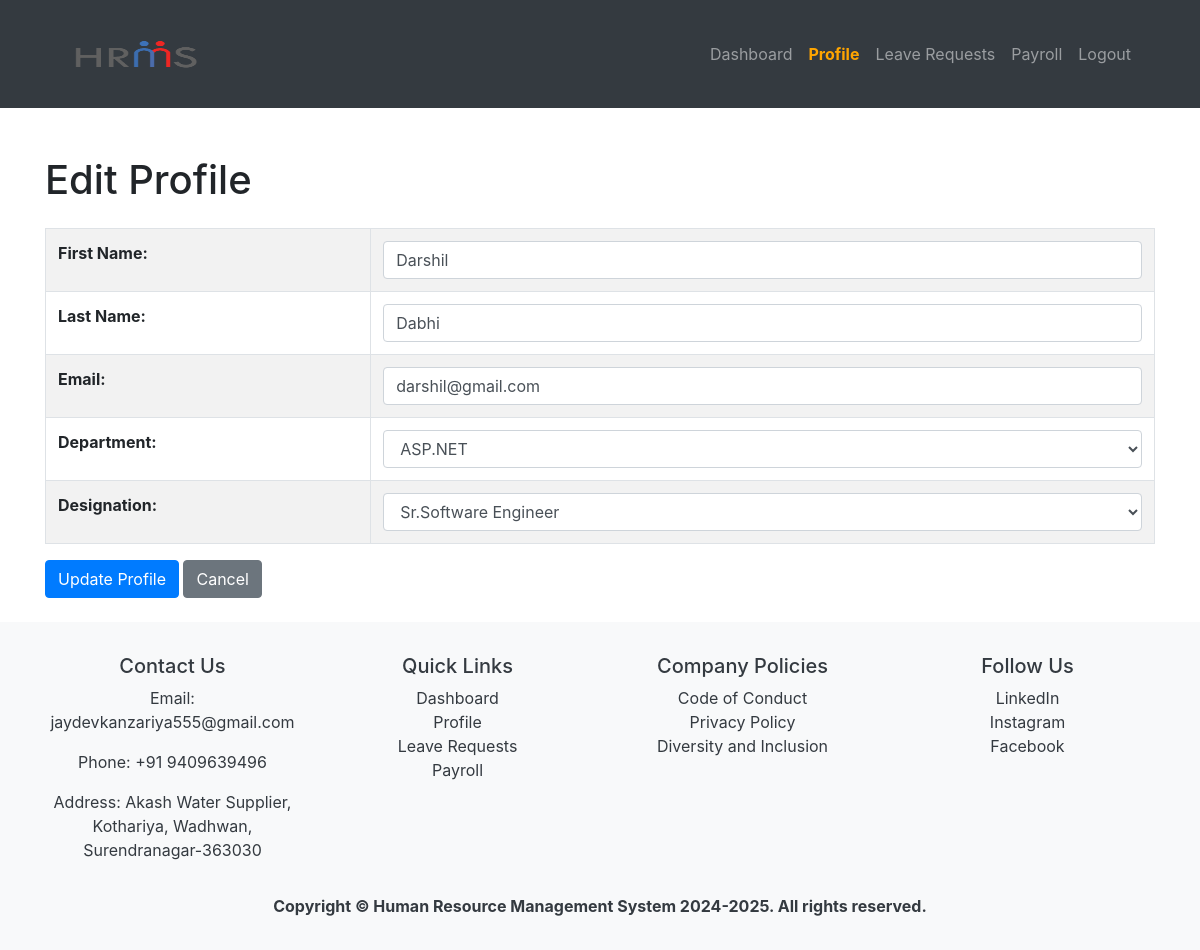
The app's page /employee/edit_profile.php (signed in), older data.
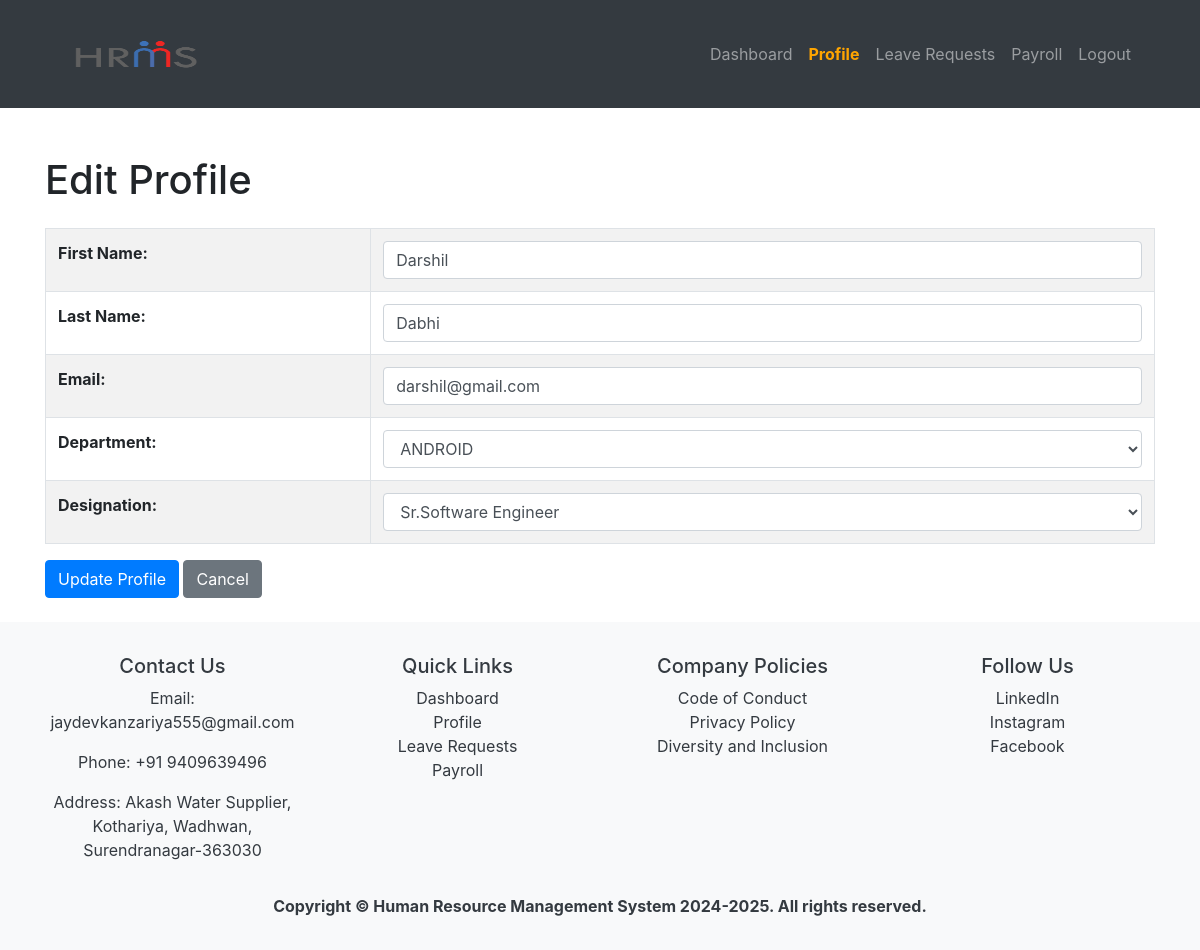
The same page, newer data.
### tables this page shows
CREATE TABLE `employee` (
  `id` int(5) NOT NULL,
  `fk_userid` int(5) NOT NULL,
  `fk_departmentid` int(11) NOT NULL,
  `fk_designationid` int(11) NOT NULL,
  `name` varchar(100) NOT NULL,
  `first_name` varchar(100) NOT NULL,
  `last_name` varchar(100) NOT NULL,
  `email` varchar(50) NOT NULL,
  `createdate` date NOT NULL DEFAULT current_timestamp(),
  `modifiedate` date NOT NULL DEFAULT current_timestamp()
);

CREATE TABLE `department` (
  `id` int(5) NOT NULL,
  `name` text NOT NULL,
  `createdate` date NOT NULL,
  `modifiedate` date NOT NULL
);

CREATE TABLE `designation` (
  `id` int(5) NOT NULL,
  `name` text NOT NULL,
  `createdate` timestamp NOT NULL DEFAULT current_timestamp(),
  `modifiedate` timestamp NOT NULL DEFAULT current_timestamp()
);

### employee/edit_profile.php (the view, shortened to what this page needs)
<?php
include 'config.php';
$employee_email = $_SESSION['user_email'];
$sql = "SELECT e.id, e.first_name, e.last_name, e.email,
               e.fk_departmentid, e.fk_designationid,
               d.name AS department_name, des.name AS designation_name
        FROM employee e
        LEFT JOIN department d ON e.fk_departmentid = d.id
        LEFT JOIN designation des ON e.fk_designationid = des.id
        WHERE e.email = ?";
$stmt = $conn->prepare($sql);
$stmt->bind_param("s", $employee_email);
$stmt->execute();
$result = $stmt->get_result();
$employee = $result->fetch_assoc();
$departments_sql = "SELECT id, name FROM department";
$departments_result = $conn->query($departments_sql);
$designations_sql = "SELECT id, name FROM designation";
$designations_result = $conn->query($designations_sql);
?>
<!DOCTYPE html>
<html lang="en">
<head>
    <link rel="stylesheet" href="https://stackpath.bootstrapcdn.com/bootstrap/4.5.2/css/bootstrap.min.css">
</head>
<body>
    <?php require "./header.php"; ?>
    <div class="container mt-5">
        <h1 class="mb-4">Edit Profile</h1>
        <form method="POST" action="">
            <div class="table-responsive">
                <table class="table table-bordered table-striped">
                    <tbody>
                        <tr>
                            <th><label for="first_name">First Name:</label></th>
                            <td>
                                <input type="text" id="first_name" name="first_name" class="form-control"
                                       value="<?php echo htmlspecialchars($employee['first_name']); ?>" required>
                            </td>
                        </tr>
                        <tr>
                            <th><label for="last_name">Last Name:</label></th>
                            <td>
                                <input type="text" id="last_name" name="last_name" class="form-control"
                                       value="<?php echo htmlspecialchars($employee['last_name']); ?>" required>
                            </td>
                        </tr>
                        <tr>
                            <th><label for="email">Email:</label></th>
                            <td>
                                <input type="email" id="email" name="email" class="form-control"
                                       value="<?php echo htmlspecialchars($employee['email']); ?>" required>
                            </td>
                        </tr>
                        <tr>
                            <th><label for="department_id">Department:</label></th>
                            <td>
                                <select id="department_id" name="department_id" class="form-control" required>
                                    <?php while ($row = $departments_result->fetch_assoc()) { ?>
                                        <option value="<?php echo $row['id']; ?>"
                                            <?php echo ($row['id'] == $employee['fk_departmentid']) ? 'selected' : ''; ?>>
                                            <?php echo htmlspecialchars($row['name']); ?>
                                        </option>
                                    <?php } ?>
                                </select>
                            </td>
                        </tr>
                        <tr>
                            <th><label for="designation_id">Designation:</label></th>
                            <td>
                                <select id="designation_id" name="designation_id" class="form-control" required>
                                    <?php while ($row = $designations_result->fetch_assoc()) { ?>
                                        <option value="<?php echo $row['id']; ?>"
                                            <?php echo ($row['id'] == $employee['fk_designationid']) ? 'selected' : ''; ?>>
                                            <?php echo htmlspecialchars($row['name']); ?>
                                        </option>
                                    <?php } ?>
                                </select>
                            </td>
                        </tr>
                    </tbody>
                </table>
            </div>
            <button type="submit" class="btn btn-primary">Update Profile</button>
            <a href="profile.php" class="btn btn-secondary">Cancel</a>
        </form>
    </div>
    <footer class="bg-light text-center p-3 mt-4 main-footer">
        <?php require "./footer.php"; ?>
    </footer>
</body>
</html>

Row changes from the older to the newer data that the page shows:
changed employee "Darshil": department_id "ASP.NET" → "ANDROID"
